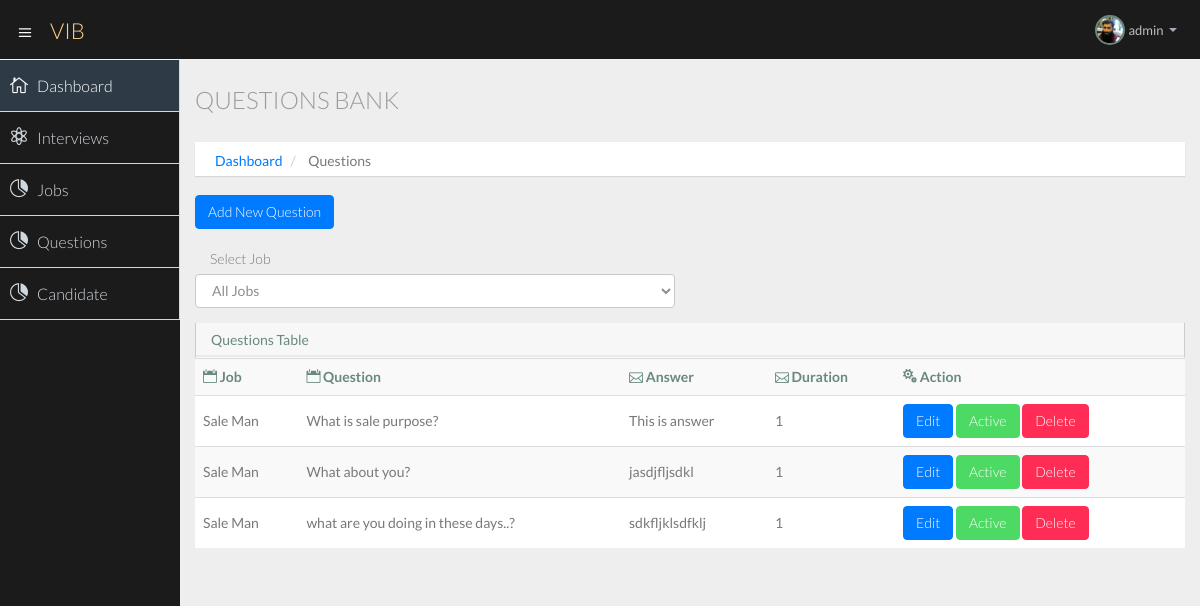
The app's page /company/questions/ (signed in) with its own data.
### company/models.py (models this page shows, shortened)
class QuestionBank(models.Model):
    id = models.AutoField(primary_key=True)
    user = models.ForeignKey(User, on_delete=models.CASCADE)
    job = models.ForeignKey(Jobs, on_delete=models.CASCADE)
    question = models.CharField(max_length=300)
    answer = models.CharField(max_length=800)
    time = models.IntegerField()
    pos_tdate = models.DateTimeField(auto_now_add=True, blank=True)
    question_status =models.BooleanField(default=True)

class Jobs(models.Model):
    id = models.AutoField(primary_key=True)
    user = models.ForeignKey(User, on_delete=models.CASCADE)
    job_title = models.CharField(max_length=200)
    job_discription = models.CharField(max_length=800)
    pos_tdate = models.DateTimeField(auto_now_add=True, blank=True)
    job_status =models.BooleanField(default=True)

### company/views.py (the view)
# urls.py: path('company/questions/', views.questions, name='questions'),
def questions(request):
    user = User.objects.get(username=request.user.username)
    allquestions = QuestionBank.objects.filter(user=user)
    alljobs = Jobs.objects.filter(user=user)
    context = {'allquestions':allquestions,'alljobs':alljobs}
    return render(request, 'company/questionsbank.html', context)

### templates/company/questionsbank.html (shortened to what this page needs)
{% extends 'company/basic.html' %}
{% block body %}
{% load static %}
<section id="main-content">
    <section class="wrapper">
        <div class="row">
            <div class="col-lg-12">
                <h3 class="page-header"> Questions Bank</h3>
                <ol class="breadcrumb">
                    <li><a href="/company/dashboard">Dashboard</a></li>
                    <li>Questions</li>
                </ol>
            </div>
        </div>
        <div class="row ">
            <div class="col-lg-12">
                <a class="btn btn-primary" href="/company/questions/add-new-questions/">Add New Question</a>
            </div><br>
            <div class="col-lg-6">
                <label for="inputJob" class="col-lg-3 control-label">Select Job</label>
                <select class="form-control m-bot15" onchange="GetSelectedTextValue(this)">
                    {% if allquestions %}
                        {% if not id %}
                            <option Selected >All Jobs</option>
                        {% else %}
                                <option Value='all'>All Jobs</option>
                        {% endif %}
                    {% else %}
                        <option>Please first add Question for job</option>
                    {% endif %}
                </select>
            </div>
        </div>
        <div class="row">
            <div class="col-lg-12">
                <section class="panel">
                    <header class="panel-heading">
                        Questions Table
                    </header>
                    <table class="table table-striped table-advance table-hover">
                        <tbody>
                            <tr>
                                <th><i class="icon_calendar"></i> Job</th>
                                <th><i class="icon_calendar"></i> Question</th>
                                <th><i class="icon_mail_alt"></i> Answer</th>
                                <th><i class="icon_mail_alt"></i> Duration</th>
                                <th><i class="icon_cogs"></i> Action</th>
                            </tr>
                            {% if allquestions %}
                            {% for question in allquestions %}
                            <tr>
                                <td>{{question.job.job_title}}</td>
                                <td>{{question.question}}</td>
                                <td>{{question.answer}}</td>
                                <td>{{question.time}}</td>
                                <td>
                                    <div class="">
                                        <a class="btn btn-primary" href="{% url 'qupdate' question.id %}">Edit</a>
                                        {% if question.question_status %}
                                        <a class="btn btn-success" href="{% url 'qstatus' question.id %}">Active</a>
                                        {% else %}
                                        <a class="btn btn-danger" href="{% url 'qstatus' question.id %}">Deactive</a>
                                        {% endif %}
                                        <a class="btn btn-danger" href="{% url 'qdelete' question.id %}">Delete</a>
                                      </div>
                                </td>
                            </tr>
                            {% endfor %}
              {% else %}
              <tr>
                <td class="text-center">no record found.</td>
              </tr>
              {% endif %}
                        </tbody>
                    </table>
                </section>
            </div>
        </div>
    </section>
</section>
{% endblock body %}

### templates/company/basic.html (shortened to what this page needs)
<!DOCTYPE html>
<html lang="en">
<head>
  {% load static %}
  <link href="{% static 'cassets/css/bootstrap-theme.css' %}" rel="stylesheet">
  <link href="{% static 'cassets/css/elegant-icons-style.css' %}" rel="stylesheet" />
  <link href="{% static 'cassets/css/style.css' %}" rel="stylesheet">
  <link href="{% static 'cassets/css/style-responsive.css' %}" rel="stylesheet" />
</head>
<body>
  <section id="container" class="">
    <header class="header dark-bg">
      <div class="toggle-nav">
        <div class="icon-reorder tooltips" data-original-title="" data-placement="bottom"><i class="icon_menu"></i>
        </div>
      </div>
      <a href="/company/dashboard" class="logo">VIB </a>
      <div class="top-nav notification-row">
        <ul class="nav pull-right top-menu">
          <li class="dropdown">
            <a data-toggle="dropdown" class="dropdown-toggle" href="#">
              <span class="profile-ava">
                <img alt="" src="{% static 'assets/img/team/salehjpg.jpg' %}" width="30px" hight="30px">
              </span>
              <span class="username">{{request.user}}</span>
              <b class="caret"></b>
            </a>
          </li>
        </ul>
      </div>
    </header>
    <aside>
      <div id="sidebar" class="nav-collapse ">
        <ul class="sidebar-menu">
          <li class="active">
            <a class="" href="/company/dashboard">
              <i class="icon_house_alt"></i>
              <span>Dashboard</span>
            </a>
          </li>
          <li>
            <a class="" href="/company/interview">
              <i class="icon_genius"></i>
              <span>Interviews</span>
            </a>
          </li>
          <li>
            <a class="" href="/company/jobs">
              <i class="icon_piechart"></i>
              <span>Jobs</span>
            </a>
          </li>
          <li>
            <a class="" href="/company/questions">
              <i class="icon_piechart"></i>
              <span>Questions</span>
            </a>
          </li>
          <li>
            <a class="" href="/company/candidate">
              <i class="icon_piechart"></i>
              <span>Candidate</span>
            </a>
          </li>
        </ul>
      </div>
    </aside>
    {% block body %}
    {% endblock body %}
  </section>
</body>
</html>

### records on screen
QuestionBank: job.job_title "Sale Man", question "What is sale purpose?", answer "This is answer", time "1", question_status "Active"
QuestionBank: job.job_title "Sale Man", question "What about you?", answer "jasdjfljsdkl", time "1", question_status "Active"
QuestionBank: job.job_title "Sale Man", question "what are you doing in these days..?", answer "sdkfljklsdfklj", time "1", question_status "Active"

### other values on screen
{{ request.user }} "admin"
